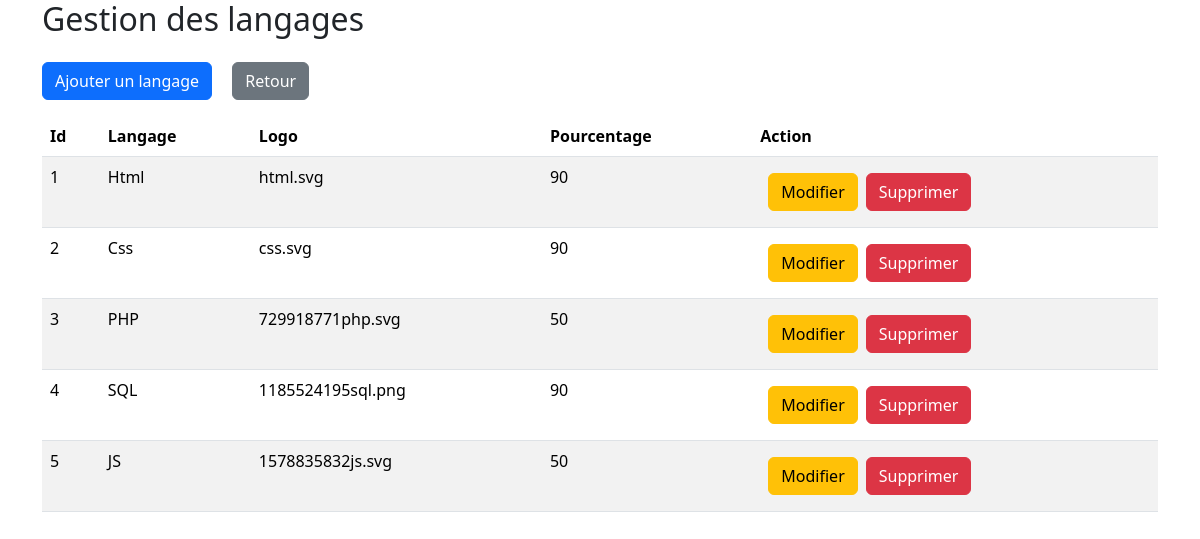
Screenshot of /admin/langues.php (signed in) with the database file from the repository.
### tables this page shows
CREATE TABLE IF NOT EXISTS `langages` (
  `id` int NOT NULL AUTO_INCREMENT,
  `langage` varchar(255) NOT NULL,
  `logo` varchar(255) NOT NULL,
  `pourcentage` tinyint NOT NULL,
  PRIMARY KEY (`id`)
);

### admin/langues.php (the view, shortened to what this page needs)
<?php
    require "../connexion.php";
?>
<!DOCTYPE html>
<html lang="fr">
<head>
    <link href="https://cdn.jsdelivr.net/npm/bootstrap@5.3.1/dist/css/bootstrap.min.css" rel="stylesheet">
</head>
<body>
    <div class="container">
        <h2>Gestion des langages</h2>
        <a href="addLangage" class="btn btn-primary my-3">Ajouter un langage</a>
        <a href="dashboard.php" class="btn btn-secondary m-3">Retour</a>
        <table class="table table-striped">
            <thead>
                <tr>
                    <th>Id</th>
                    <th>Langage</th>
                    <th>Logo</th>
                    <th>Pourcentage</th>
                    <th>Action</th>
                </tr>
            </thead>
            <tbody>
                <?php
                    $req = $bdd->query("SELECT * FROM langages");
                    while($don = $req->fetch())
                    {
                        echo "<tr>";
                            echo "<td>".$don['id']."</td>";
                            echo "<td>".$don['langage']."</td>";
                            echo "<td>".$don['logo']."</td>";
                            echo "<td>".$don['pourcentage']."</td>";
                            echo "<td>";
                            echo "<a href='updateLangage.php?id=".$don['id']."' class='btn btn-warning m-2'>Modifier</a>";
                                echo  "<a href='langues.php?delete=".$don['id']."' class='btn btn-danger'>Supprimer</a>";
                            echo "</td>";
                        echo "</tr>";
                    }
                ?>
            </tbody>
        </table>
    </div>
</body>
</html>

### rows the page displays
langages: id "1", langage "Html", logo "html.svg", pourcentage "90"
langages: id "2", langage "Css", logo "css.svg", pourcentage "90"
langages: id "3", langage "PHP", logo "729918771php.svg", pourcentage "50"
langages: id "4", langage "SQL", logo "1185524195sql.png", pourcentage "90"
langages: id "5", langage "JS", logo "1578835832js.svg", pourcentage "50"
